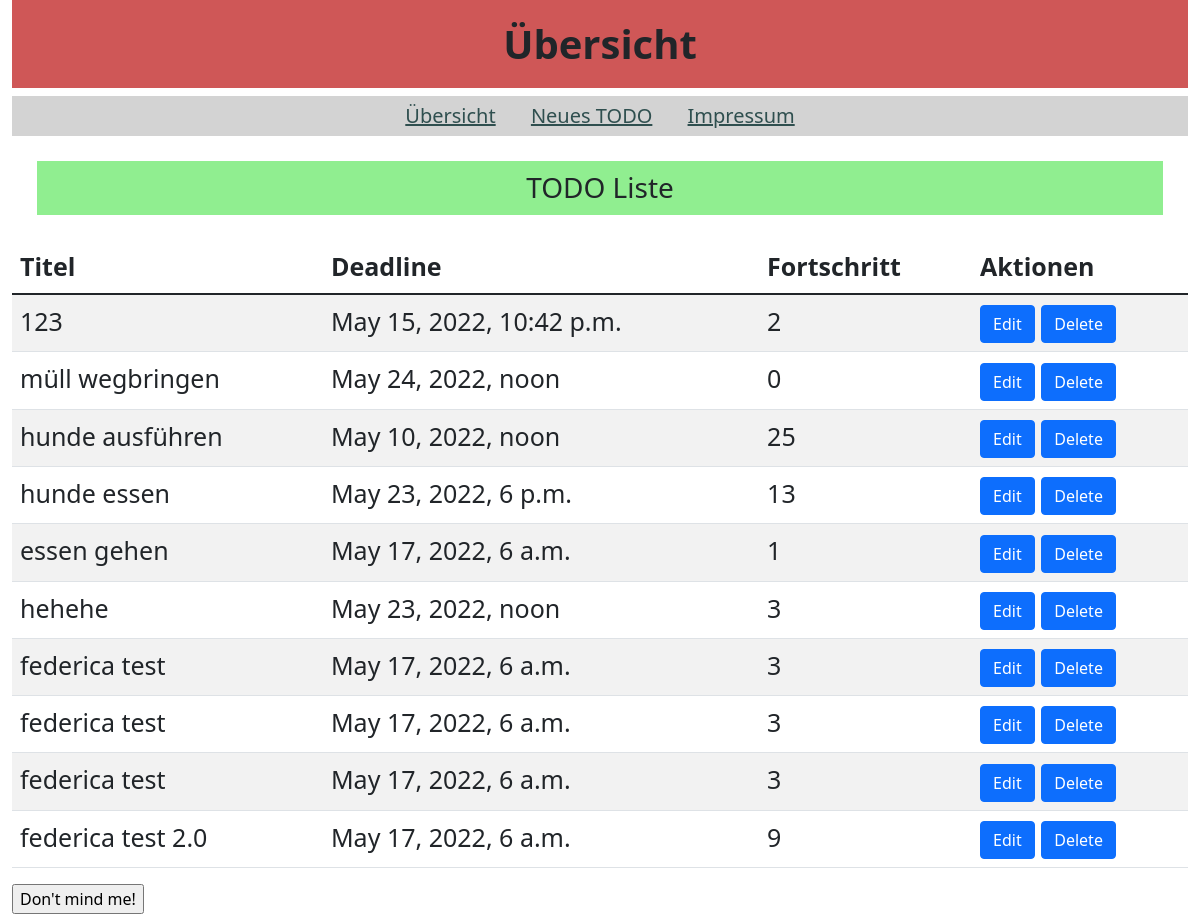
The app's page /, older data.
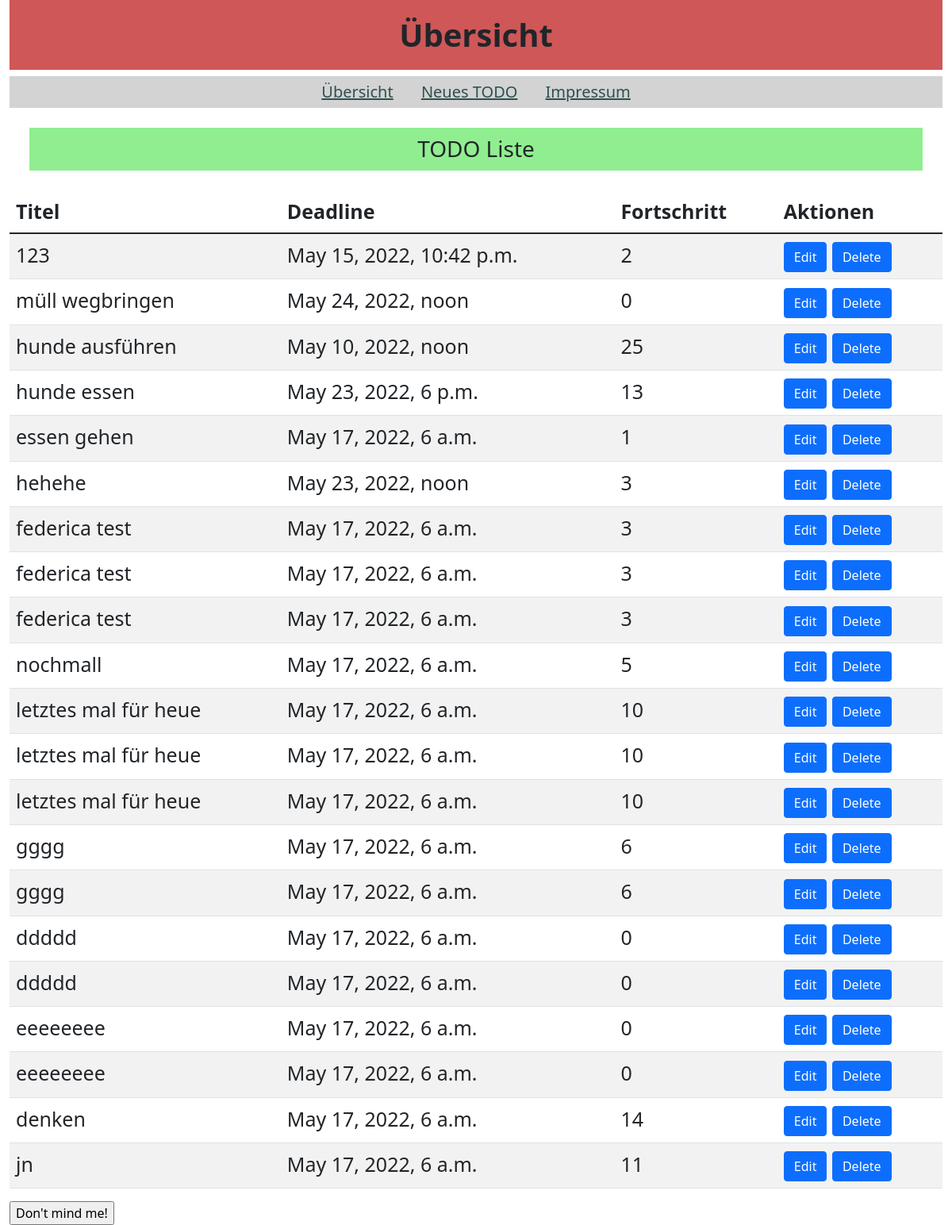
The same page, newer data.
### firstapp/models.py (models this page shows, shortened)
class Todo(models.Model):
    title = models.CharField(max_length=250)
    deadline = models.DateField()
    percent = models.PositiveIntegerField(default=0)

### firstapp/views.py (the view)
# urls.py: path('', views.homepage, name='Übersicht'),
def homepage(request):
    todos = Todo.objects.all()
    context ={'todos' : todos}
    return render(request,'firstapp/Übersicht.html', context)

### firstapp/templates/firstapp/Übersicht.html (shortened to what this page needs)
<!DOCTYPE html>
<html lang="de">
<head>
    <link href="https://cdn.jsdelivr.net/npm/bootstrap@5.1.3/dist/css/bootstrap.min.css"
          rel="stylesheet"
>
</head>
<body>
  <div class="container-fluid">
    <header>
        <h1><b>Übersicht</b></h1>
    </header>
    <nav>
        <a href="{% url 'Übersicht' %}">Übersicht</a>
        <a href="{% url 'New' %}">Neues TODO</a>
        <a href="{% url 'Impressum' %}">Impressum</a>
    </nav>
    <h3>TODO Liste</h3>
    <div class="container-fluid">
      <div class="row">
        <table id="mainTable" class="table table-striped table-hover">
          <thead>
            <tr>
              <th scope="col">Titel</th>
              <th scope="col">Deadline</th>
              <th scope="col">Fortschritt</th>
              <th scope="col">Aktionen</th>
            </tr>
          </thead>
          <tbody>
            <div class="container-fluid">
            {% for todo in todos %}
              <tr>
                <td>{{todo.title}}</td>
                <td>{{todo.deadline}}</td>
                <td>{{todo.percent}}</td>
                <td>
                  <a class="btn btn-primary" href="{% url 'edit' todo.id %}" role="button">Edit</a>
                  <a class="btn btn-primary" href="{% url 'delete' todo.id %}" role="button">Delete</a>
                </td>
              </tr>
            {% endfor %}
            </div>
          </tbody>
        </table>
      </div>
    </div>
    <form action="EditTODO.html">
      <input type="submit" value="Don't mind me!" />
  </form>
</div>
</body>
</html>

Row changes from the older to the newer data that the page shows:
removed Todo: title "federica test 2.0", deadline "May 17, 2022, 6 a.m.", percent "9"
added Todo: title "nochmall", deadline "May 17, 2022, 6 a.m.", percent "5"
added Todo: title "letztes mal für heue", deadline "May 17, 2022, 6 a.m.", percent "10"
added Todo: title "letztes mal für heue", deadline "May 17, 2022, 6 a.m.", percent "10"
added Todo: title "letztes mal für heue", deadline "May 17, 2022, 6 a.m.", percent "10"
added Todo: title "gggg", deadline "May 17, 2022, 6 a.m.", percent "6"
added Todo: title "gggg", deadline "May 17, 2022, 6 a.m.", percent "6"
added Todo: title "ddddd", deadline "May 17, 2022, 6 a.m.", percent "0"
added Todo: title "ddddd", deadline "May 17, 2022, 6 a.m.", percent "0"
added Todo: title "eeeeeeee", deadline "May 17, 2022, 6 a.m.", percent "0"
added Todo: title "eeeeeeee", deadline "May 17, 2022, 6 a.m.", percent "0"
added Todo: title "denken", deadline "May 17, 2022, 6 a.m.", percent "14"
added Todo: title "jn", deadline "May 17, 2022, 6 a.m.", percent "11"
